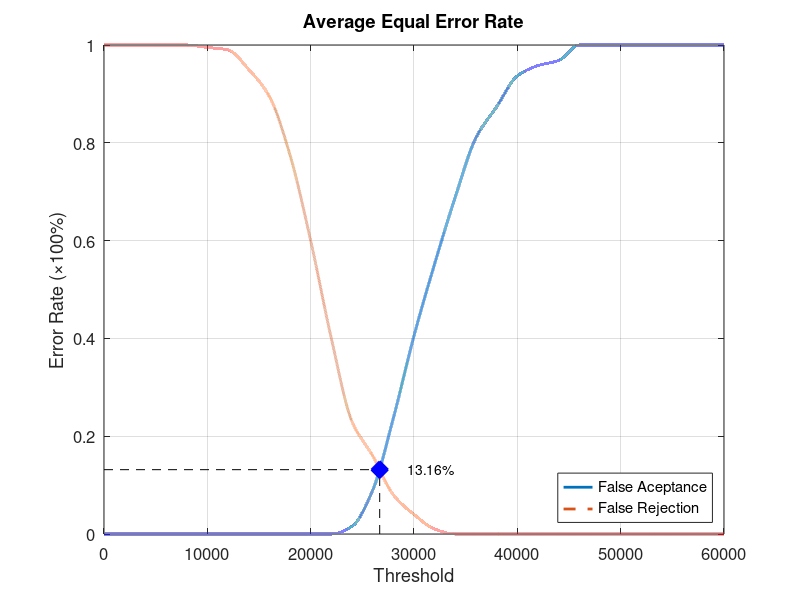
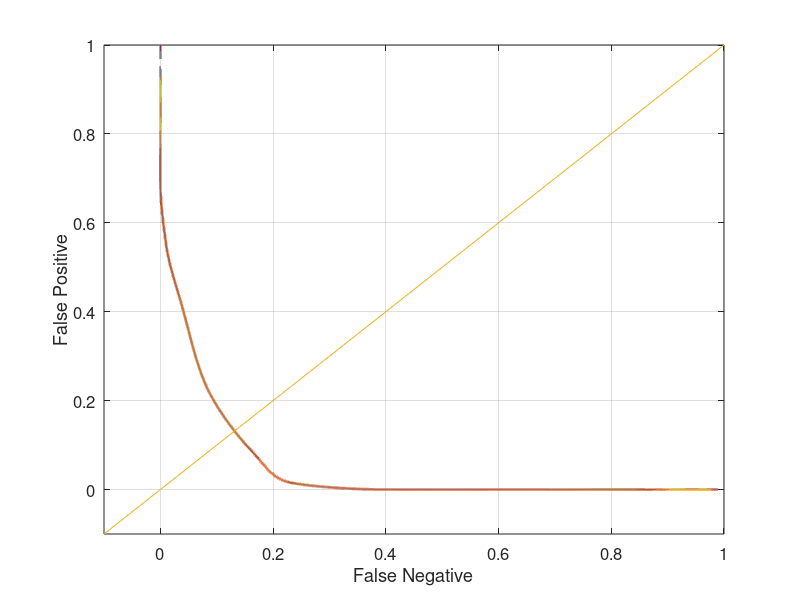

Reproduce these figures in MATLAB, in order.
function yEER = Database1_1
close all;
clear;
clc;
x = 0:2000:60000;
xq = 0:0.5:60000;

y0 = [0 0 0 0 0 0 0 0 0 0 0 0 0.0157895 0.0894737 0.236842 0.405263 0.552632 0.689474 0.810526 0.873684 0.936842 0.957895 0.968421 1 1 1 1 1 1 1 1];
yy0 = interp1(x, y0, xq, 'pchip');
y1 = [1 1 1 1 1 0.995 0.99 0.95 0.895 0.775 0.6 0.4 0.23 0.16 0.08 0.04 0.01 0 0 0 0 0 0 0 0 0 0 0 0 0 0];
yy1 = interp1(x, y1, xq, 'pchip');

% Calculating EER: 
y2 = abs(y0 - y1);
find(y2 == min(y2))
yy2 = abs(yy0 - yy1);
xEER = find(yy2 == min(yy2));
xEERIndex = xq(xEER) % X-axis EER
yEER = yy0(xEER) % Y-axis EER

main = figure
plot(xq, yy0,'-','LineWidth', 2);	hold on
plot(xq, yy1,'--','LineWidth', 2);	hold on
plot([xEERIndex xEERIndex], [0 yEER], 'k--');	hold on
plot([0 xEERIndex], [yEER yEER], 'k--');	hold on
plot(xEERIndex, yEER, 'bx', 'LineWidth', 10);	hold on
text(xEERIndex + 10 * xEERIndex / 100, yEER, [num2str(round((10000 * yEER)) / 100) '%'])
legend('False Aceptance', 'False Rejection', 'Location', 'SouthEast')
xlabel('Threshold')
ylabel('Error Rate (\times100%)')
title('Average Equal Error Rate')
set(gca, 'FontSize', 12)
axis([0 60000 0 1])
grid on

print(main, 'Database1_1Main', '-dpng');
FNRxFPR = figure('Color', [1 1 1]);
plot(yy1, yy0, '-', yy1, yy0, 'LineWidth', 2);
hold on
y = -0.1:0.1:1
plot(y, y); 
set(gca, 'FontSize', 12)
xlabel('False Negative')
ylabel('False Positive')
axis([-0.1 1 -0.1 1])
set(gca, 'FontSize', 12)
grid on

print(FNRxFPR, 'Database1_1FNRxFPR','-dpng');
end
